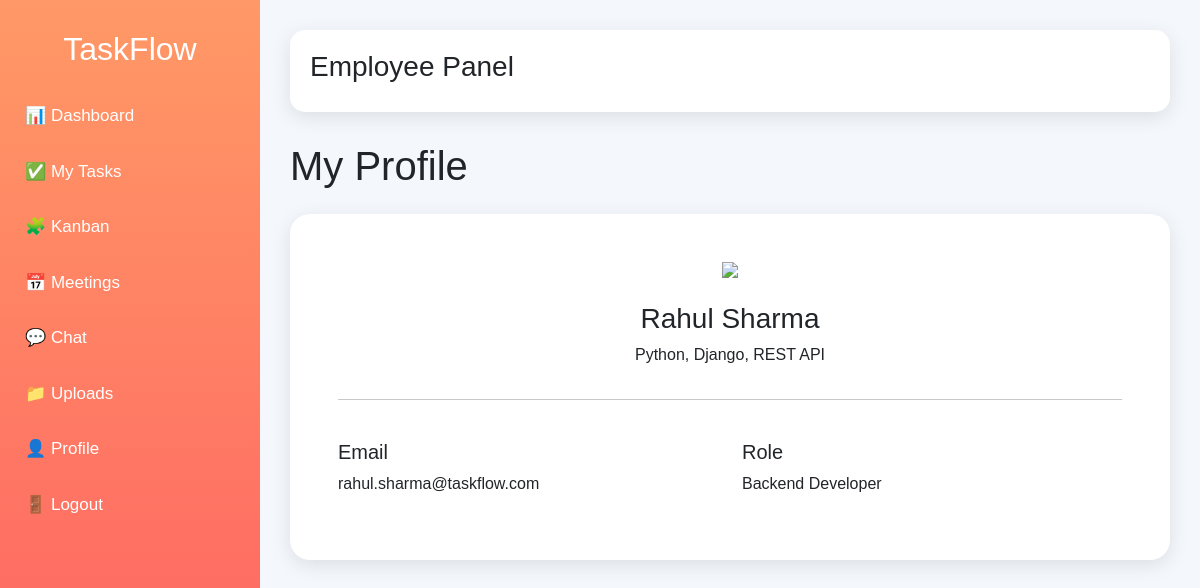
/profile/, run on the app's committed database.
### productivity/models.py (models this page shows, shortened)
class Team(models.Model):
    name = models.CharField(max_length=200)
    leader = models.CharField(max_length=200)
    email = models.EmailField()
    skill = models.CharField(max_length=100)
    role = models.CharField(max_length=50)
    joined_at = models.DateTimeField(
        auto_now_add=True
    )

### productivity/views.py (the view)
def employee_profile(request):
    employee = Team.objects.filter(
        name="Rahul Sharma"
    ).first()
    return render(
        request,
        'employee/profile.html',
        {
            'employee': employee
        }
    )

### productivity/templates/employee/profile.html
{% extends 'base/employee_base.html' %}
{% block content %}
<h1 class="mb-4">
My Profile
</h1>
<div class="card p-5">
<div class="text-center">
<img
src="https://cdn-icons-png.flaticon.com/512/3135/3135715.png"
width="120"
class="mb-4">
<h3>
{{ employee.name }}
</h3>
<p>
{{ employee.skill }}
</p>
</div>
<hr>
<div class="row mt-4">
<div class="col-md-6">
<h5>
Email
</h5>
<p>
{{ employee.email }}
</p>
</div>
<div class="col-md-6">
<h5>
Role
</h5>
<p>
{{ employee.role }}
</p>
</div>
</div>
</div>
{% endblock %}

### productivity/static/css/style.css (style rules this page uses)
body { margin: 0; font-family: Arial, sans-serif; background: #f4f7fc; }

### productivity/static/css/employee.css (style rules this page uses)
body { margin: 0; padding: 0; font-family: Arial, sans-serif; background: #f4f7fc; }
.card { border: none; border-radius: 20px; box-shadow: 0 5px 20px rgba(0,0,0,0.1); }

### data on the page
Team: name "Rahul Sharma", skill "Python, Django, REST API", email "rahul.sharma@taskflow.com", role "Backend Developer"
